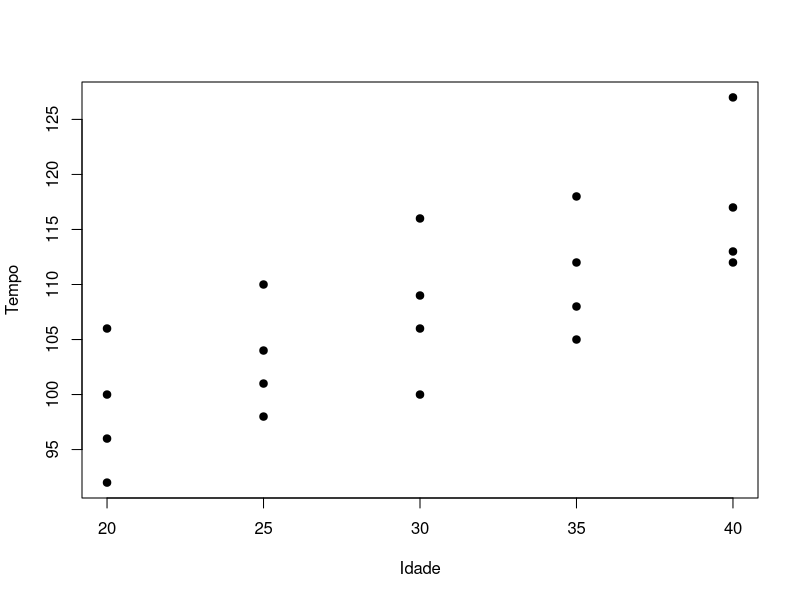
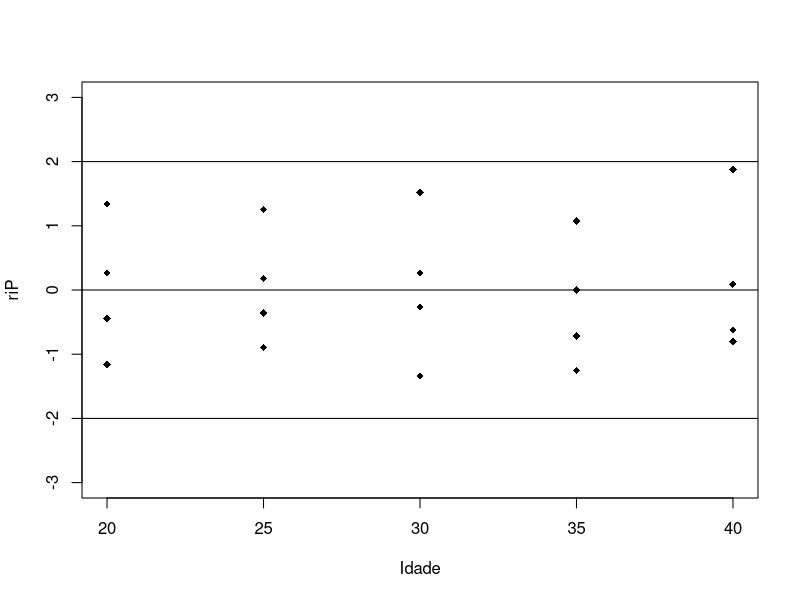
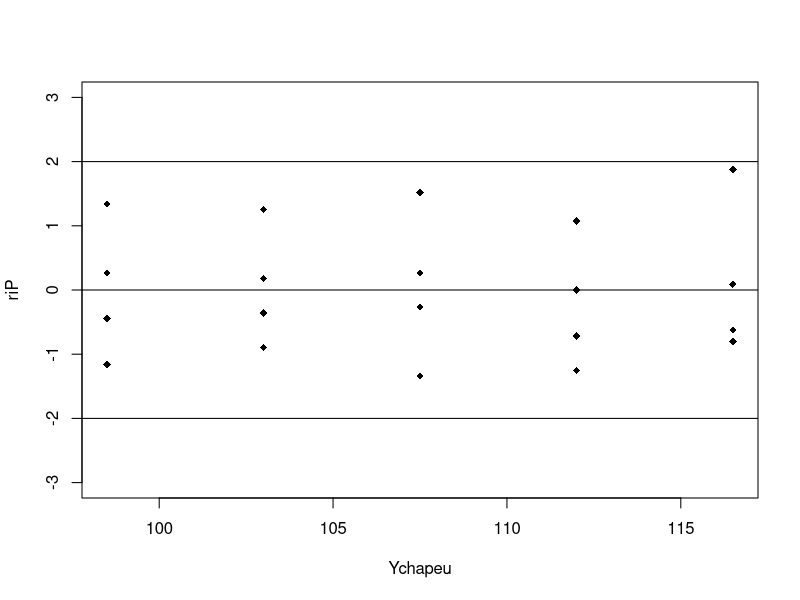
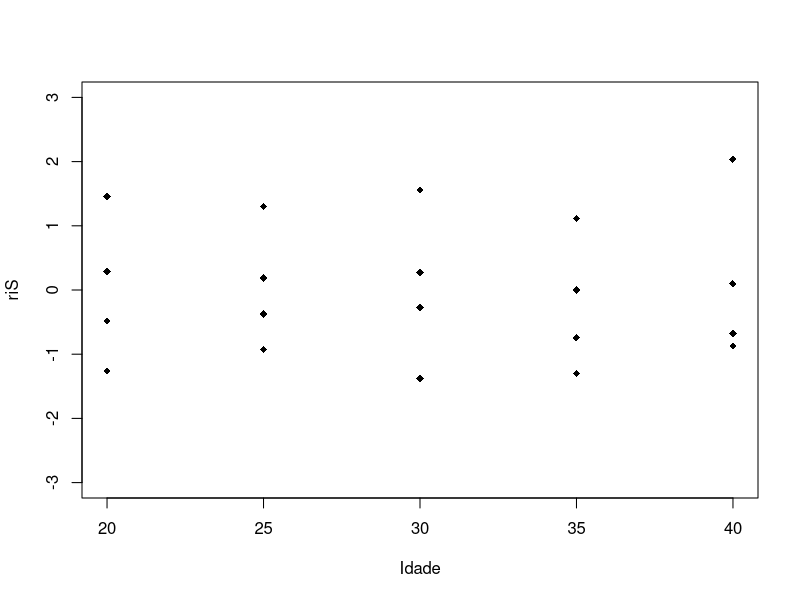
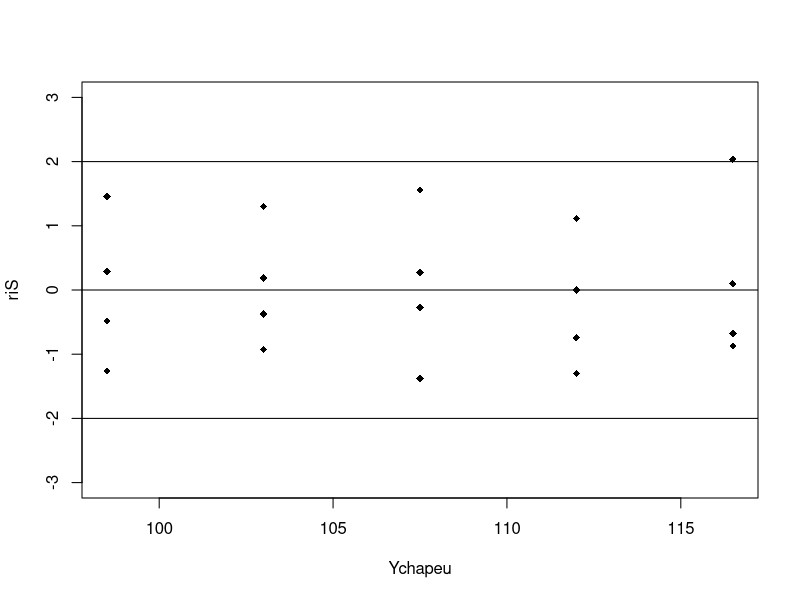
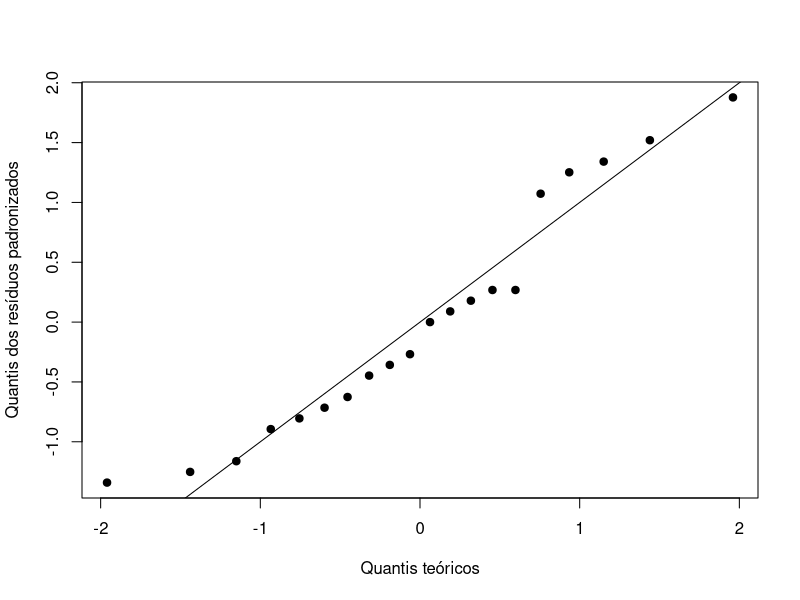
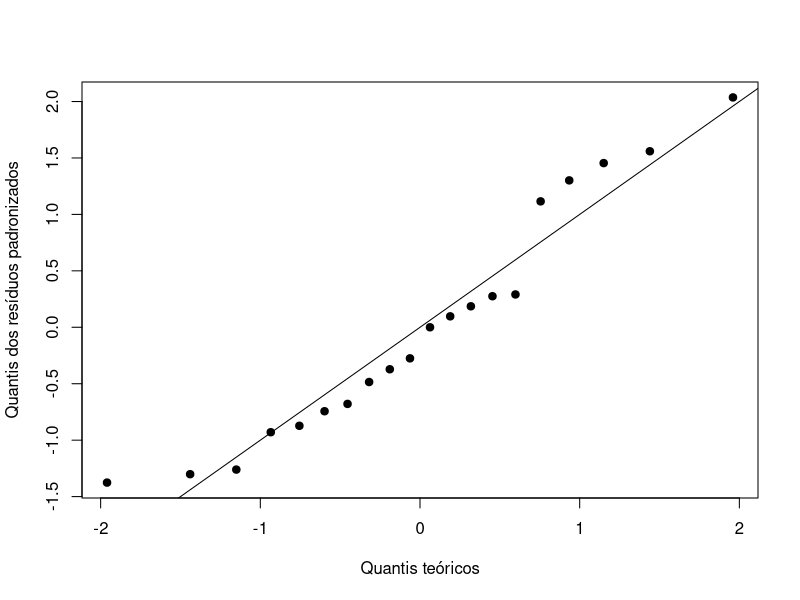
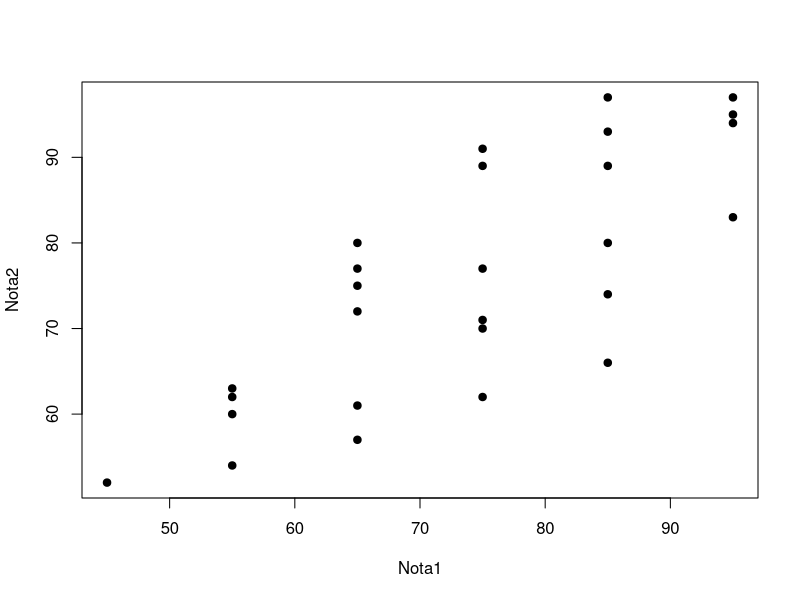

Source code (R) for these figures, in order: (Note: this script raises an error after producing the figures.)
# UNIVERSIDADE FEDERAL FLUMINENSE (UFF)
# DEPARTAMENTO DE ESTATÍSTICA (GET)
# DISCIPLINA: MDOELOS LINEARES I
# PROF. JOSÉ RODRIGO DE MORAES (GET/UFF)
# AULA PRÁTICA: ANALISE GRÁFICA DOS RESÍDUOS DO MODELO (MÉTODO GRÁFICO)
# DATA: 13/09/2019 (6ª FEIRA)

# EXERCÍCIO PROPOSTO 1 - ANÁLISE DOS RESÍDUOS:
# AJUSTE UM MODELO DE RLS PARA AVALIAR O EFEITO DA IDADE NO TEMPO DE REAÇÃO.

# Idade (em anos) 
Idade=c(20,20,20,20,25,25,25,25,30,30,30,30,35,35,35,35,40,40,40,40)

# Tempo de reação (em segundos)
Tempo=c(96,92,106,100,98,104,110,101,116,106,109,100,112,105,118,108,113,112,127,117)

plot(Tempo~Idade, pch = 19)

modelo1 = lm(Tempo~Idade); summary(modelo1)
x = summary(modelo1)
anova(modelo1)

#Residuos brutos
ei = resid(modelo1);ei; summary(ei)

#Residuos padronizados
riP = ei/x$sigma; riP

#Residuos estudentizados
riS = rstandard(modelo1); riS
#Valores estimados da variável resposta
Ychapeu = fitted(modelo1); Ychapeu
#Análise gráfica dos resíduos para avaliação das hipóteses básicas do modelo

#Residuos padronizados x Idade
plot(riP~Idade, pch = 18, ylim = c(-3,3))
abline(h = c(-2,0,2))
#Residuos padronizados x tempo estimado
plot(riP~Ychapeu, pch = 18, ylim = c(-3,3))
abline(h = c(-2,0,2))

#Residuos studentizados x Idade
plot(riS~Idade, pch = 18, ylim = c(-3,3))
#Residuos studentizados x tempo estimado
plot(riS~Ychapeu,pch = 18, ylim = c(-3,3))
abline(h = c(-2,0,2))


#Avaliação de hipótese de normalidade dos erros

qqnorm(riP, pch = 19,main="", xlab = "Quantis teóricos", ylab = "Quantis dos resíduos padronizados")
abline(0,1,pch=30)
shapiro.test(riP)
ks.test(riP, pnorm)

qqnorm(riS, pch = 19,main="", xlab = "Quantis teóricos", ylab = "Quantis dos resíduos padronizados")
abline(0,1,pch=30)
shapiro.test(riS)
ks.test(riS, pnorm)



# EXERCÍCIO PROPOSTO 2 - ANÁLISE DOS RESÍDUOS:
# PERGUNTA: EXISTE ALGUM TIPO DE VIOLAÇÃO DAS HIPÓTESES BÁSICAS DO MODELO?
# ALUNOS COM MELHORES DESEMPENHOS NA 1ª AVALIAÇÃO DA DISCIPLINA TENDEM A APRESENTAR MELHORES DESEMPENHOS NA 2ª AVALIAÇÃO?
# n=27 ALUNOS MATRICULADOS NUMA DETERMINADA DISCIPLINA

# Nota na 1ª avaliação
Nota1=c(45,55,55,55,55,65,65,65,65,65,65,75,75,75,75,75,75,85,85,85,85,85,85,95,95,95,95)

# Nota na 2ª avaliação
Nota2=c(52,54,63,60,62,57,72,77,80,61,75,62,77,91,71,89,70,89,93,97,74,80,66,94,97,83,95)

plot(Nota2~Nota1, pch = 19)
modelo1 = lm(Nota2~Nota1); summary(modelo1)
anova(modelo1)

riS = rstandard(modelo1); riS

Ychapeu = fitted(modelo1); Ychapeu
#Análise gráfica dos resíduos para avaliação das hipóteses básicas do modelo


plot(riS~Ychapeu, pch = 18, ylim = c(-3,3))
abline(h = c(-2,0,2))
#A medida que aumenta a nota estimada na segunda avaliação, aumenta a var dos riS
#Indicativo de violação da hipótese de homost.


plot(riS~Nota1,pch = 18, ylim = c(-3,3))
abline(h = c(-2,0,2))
#A medida que aumenta a nota na primeira avaliação, aumenta a varaição do riS
#Indicativo de violação da hipótese de homost.



#Avaliação da hipotese de normalidade
qqnorm(riS, pch = 19,main="", xlab = "Quantis teóricos", ylab = "Quantis dos resíduos padronizados")
abline(0,1,pch=30)
shapiro.test(riS)
ks.test(riS, pnorm)


#O modelo não é adequado para representar os dados observados, 
#Violação de homost.

#alguma medida de correção precisa ser feita



# EXERCÍCIO PROPOSTO 3 - ANÁLISE DOS RESÍDUOS:
# PERGUNTA: FAMÍLIAS COM MAIOR QUANTIDADE DE FILHOS TENDEM A APRESENTAR MAIORES RENDIMENTOS?
# EXISTE ALGUM TIPO DE VIOLAÇÃO DAS HIPÓTESES BÁSICAS DO MODELO?
# n=14 FAMÍLIAS DE COMUNIDADES DE BAIXA RENDA

# Número de filhos
Nfilhos=c(3,3,3,3,4,4,4,5,5,5,6,7,7,5)

# Renda mensal de famílias residentes 
Renda=c(508.10,498.40,568.20,577.30,651.70,657.00,713.40,697.50,755.30,758.90,787.60,792.10,841.40,831.80)

# Banco de dados
banco=data.frame(Nfilhos, Renda)


plot(Renda~Nfilhos, pch = 19)
abline(modelo1)

modelo1 = lm(Renda~Nfilhos); summary(modelo1)
anova(modelo1)

riS = rstandard(modelo1); riS

Ychapeu = fitted(modelo1); Ychapeu
#Análise gráfica dos resíduos para avaliação das hipóteses básicas do modelo


plot(riS~Nfilhos, pch = 18, ylim = c(-3,3))
abline(h = c(-2,0,2))
#Violação de linearidade.

plot(riS~Nota1,pch = 18, ylim = c(-3,3))
abline(h = c(-2,0,2))
#Violação de linearidade


#Avaliação da hipotese de normalidade
qqnorm(riS, pch = 19,main="", xlab = "Quantis teóricos", ylab = "Quantis dos resíduos padronizados")
abline(0,1,pch=30)
shapiro.test(riS)
ks.test(riS, pnorm)

#O modelo não é adequado para representar os dados observados, há uma 
#Violação de linearidade